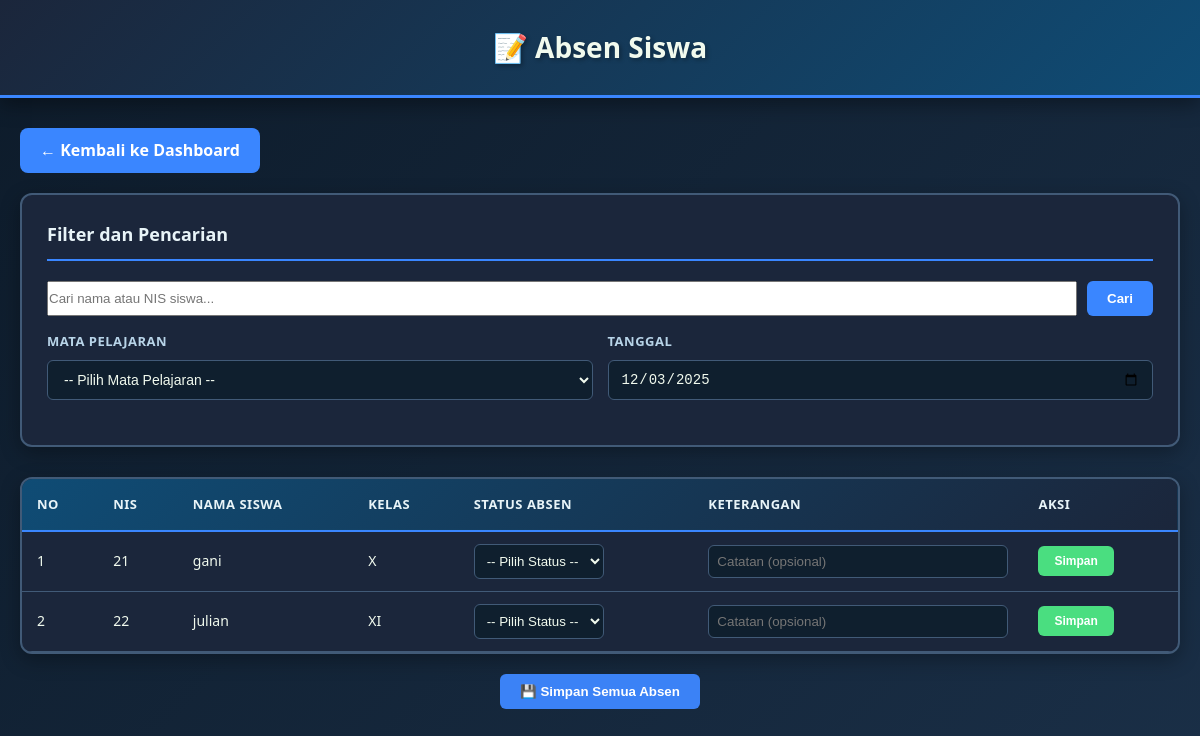
Screenshot of /guru/absen/ (signed in) with the database file from the repository.
### siswa/models.py (models this page shows, shortened)
class Siswa(models.Model):
    nis = models.CharField(max_length=10, primary_key=True)
    nisn = models.CharField(max_length=10, unique=True, null=True, blank=True)
    nama = models.CharField(max_length=100)
    kelas = models.CharField(max_length=20, blank=True)
    kelas_obj = models.ForeignKey('admin_app.Kelas', on_delete=models.SET_NULL, null=True, blank=True, related_name='siswa')
    jurusan = models.CharField(max_length=50, blank=True)
    tempat_lahir = models.CharField(max_length=100, blank=True)
    tanggal_lahir = models.DateField(null=True, blank=True)
    alamat = models.TextField(blank=True)
    telepon = models.CharField(max_length=15, blank=True)
    nama_orang_tua = models.CharField(max_length=100, blank=True)
    created_at = models.DateTimeField(auto_now_add=True)
    class Meta:
        verbose_name_plural = "Siswa"

### guru/views.py (the view, shortened to what this page needs)
# urls.py: path('absen/', views.absen_siswa, name='absen_siswa'),
@login_required
def absen_siswa(request):
    pegawai = get_guru_from_user(request.user)
    jadwal_list = []
    kelas_list = []
    mapel_list = []
    hari_list = []
    siswa_list = []
    if pegawai:
        jadwal_list = Jadwal.objects.filter(pegawai=pegawai)
        kelas_list = list(set(Siswa.objects.values_list('kelas', flat=True)))
        mapel_list = list(set(jadwal_list.values_list('mata_pelajaran', flat=True)))
        hari_list = list(set(jadwal_list.values_list('hari', flat=True)))
    selected_jadwal = request.GET.get('jadwal')
    selected_kelas = request.GET.get('kelas', '')  # Ambil filter kelas
    search_siswa = request.GET.get('search', '').strip()
    siswa_list = Siswa.objects.all()
    if selected_kelas:
        siswa_list = siswa_list.filter(kelas=selected_kelas)
    if search_siswa:
        siswa_list = siswa_list.filter(
            Q(nama__icontains=search_siswa) | Q(nis__icontains=search_siswa)
        )
    context = {
        'jadwal_list': jadwal_list,
        'kelas_list': sorted(kelas_list), # Gunakan daftar kelas lengkap untuk dropdown
        'mapel_list': sorted(mapel_list),
        'hari_list': sorted(hari_list),
        'siswa_list': siswa_list[:20],  # Limit awal
        'pegawai': pegawai,
        'selected_kelas': selected_kelas, # Kirim filter aktif ke template
        'selected_jadwal': selected_jadwal,
        'search_siswa': search_siswa,
    }
    return render(request, 'guru/absen.html', context)

### guru/views.py (called while the page is built)
def get_guru_from_user(user):
    try:
        return user.pegawai
    except Pegawai.DoesNotExist:
        return None

### guru/templates/guru/absen.html (shortened to what this page needs)
<!DOCTYPE html>
<html lang="id">
<head>
</head>
<body>
    <div class="header">
        <h1>📝 Absen Siswa</h1>
    </div>
    <div class="container">
        <a href="{% url 'guru_dashboard' %}" class="back-btn">← Kembali ke Dashboard</a>
        <div class="filter-section">
            <h2>Filter dan Pencarian</h2>
            <div class="search-box">
                <input
                    type="text"
                    id="searchInput"
                    placeholder="Cari nama atau NIS siswa..."
                    value="{{ search_siswa }}"
                />
                <button class="btn-search" onclick="searchSiswa()">Cari</button>
            </div>
            <div class="filter-grid">
                <div class="filter-group">
                    <label for="jadwalSelect">Mata Pelajaran</label>
                    <select id="jadwalSelect" onchange="filterBySiswa()">
                        <option value="">-- Pilih Mata Pelajaran --</option>
                    </select>
                </div>
                <div class="filter-group">
                    <label for="tanggalInput">Tanggal</label>
                    <input
                        type="date"
                        id="tanggalInput"
                        value="{% now 'Y-m-d' %}"
                    />
                </div>
            </div>
        </div>
        <div class="siswa-table">
            {% if siswa_list %}
            <table>
                <thead>
                    <tr>
                        <th>No</th>
                        <th>NIS</th>
                        <th>Nama Siswa</th>
                        <th>Kelas</th>
                        <th>Status Absen</th>
                        <th>Keterangan</th>
                        <th>Aksi</th>
                    </tr>
                </thead>
                <tbody id="siswaTableBody">
                    {% for siswa in siswa_list %}
                    <tr class="siswa-row" data-siswa-id="{{ siswa.nis }}" data-kelas="{{ siswa.kelas }}">
                        <td>{{ forloop.counter }}</td>
                        <td>{{ siswa.nis }}</td>
                        <td>{{ siswa.nama }}</td>
                        <td>{{ siswa.kelas }}</td>
                        <td>
                            <select class="status-select" data-siswa-id="{{ siswa.nis }}">
                                <option value="">-- Pilih Status --</option>
                            </select>
                        </td>
                        <td>
                            <input
                                type="text"
                                class="keterangan-input"
                                data-siswa-id="{{ siswa.nis }}"
                                placeholder="Catatan (opsional)"
                                style="width: 100%; padding: 8px; background: #0f1f2e; border: 1px solid #415a77; border-radius: 6px; color: #f1faee;"
                            />
                        </td>
                        <td>
                            <button
                                class="btn-save"
                                onclick="saveAbsen('{{ siswa.nis }}', this)"
                            >
                                Simpan
                            </button>
                        </td>
                    </tr>
                    {% endfor %}
                </tbody>
            </table>
            {% else %}
            <div class="no-data">
                <p>Tidak ada siswa yang ditemukan. Coba sesuaikan filter pencarian Anda.</p>
            </div>
            {% endif %}
        </div>
        <div class="button-group">
            <button class="btn-search" onclick="saveAllAbsen()" style="background: #3b82f6;">
                💾 Simpan Semua Absen
            </button>
        </div>
    </div>
</body>
</html>

### guru/templates/guru/absen.html (style rules this page uses)
* { margin: 0; padding: 0; box-sizing: border-box; }
body { font-family: 'Segoe UI', 'Open Sans', sans-serif; background: linear-gradient(135deg, #0d1b2a 0%, #1a2f47 100%); color: #f1faee; line-height: 1.6; min-height: 100vh; }
.header { background: linear-gradient(135deg, #1b263b 0%, #0f4c75 100%); padding: 25px; text-align: center; box-shadow: 0 6px 20px rgba(0, 0, 0, 0.4); border-bottom: 3px solid #3a86ff; }
.header h1 { font-size: 28px; font-weight: 700; text-shadow: 2px 2px 4px rgba(0, 0, 0, 0.3); }
.container { max-width: 1200px; margin: 30px auto; padding: 0 20px; }
.back-btn { display: inline-block; margin-bottom: 20px; padding: 10px 20px; background: #3a86ff; color: white; text-decoration: none; border-radius: 8px; transition: all 0.3s ease; font-weight: 600; }
.filter-section { background: #1b263b; border: 2px solid #415a77; border-radius: 12px; padding: 25px; margin-bottom: 30px; box-shadow: 0 6px 20px rgba(0, 0, 0, 0.3); }
.filter-section h2 { margin-bottom: 20px; font-size: 18px; color: #e8f4f8; border-bottom: 2px solid #3a86ff; padding-bottom: 10px; }
.filter-grid { display: grid; grid-template-columns: repeat(auto-fit, minmax(200px, 1fr)); gap: 15px; margin-bottom: 20px; }
.filter-group { display: flex; flex-direction: column; }
.filter-group label { font-size: 13px; color: #b8d4e8; margin-bottom: 8px; font-weight: 600; text-transform: uppercase; letter-spacing: 0.5px; }
.filter-group select, .filter-group input { padding: 10px 12px; background: #0f1f2e; border: 1px solid #415a77; border-radius: 6px; color: #f1faee; font-size: 14px; transition: all 0.3s ease; }
.search-box { display: flex; gap: 10px; margin-bottom: 15px; }
.search-box input { flex: 1; }
.btn-search { padding: 10px 20px; background: #3a86ff; border: none; border-radius: 6px; color: white; cursor: pointer; font-weight: 600; transition: all 0.3s ease; }
.siswa-table { background: #1b263b; border: 2px solid #415a77; border-radius: 12px; overflow: hidden; box-shadow: 0 6px 20px rgba(0, 0, 0, 0.3); }
table { width: 100%; border-collapse: collapse; }
thead { background: linear-gradient(135deg, #0f4c75 0%, #1b263b 100%); border-bottom: 2px solid #3a86ff; }
thead th { padding: 15px; text-align: left; font-weight: 600; color: #e8f4f8; font-size: 13px; text-transform: uppercase; letter-spacing: 0.5px; }
tbody tr { border-bottom: 1px solid #415a77; transition: all 0.3s ease; }
tbody td { padding: 12px 15px; color: #f1faee; font-size: 14px; }
.status-select { padding: 8px; background: #0f1f2e; border: 1px solid #415a77; border-radius: 6px; color: #f1faee; cursor: pointer; transition: all 0.3s ease; }
.btn-save { padding: 8px 16px; background: #4ade80; border: none; border-radius: 6px; color: white; cursor: pointer; font-weight: 600; font-size: 12px; transition: all 0.3s ease; }
.button-group { display: flex; gap: 10px; justify-content: center; margin-top: 20px; }

### rows the page displays
Siswa: nis "21", nama "gani", kelas "X"
Siswa: nis "22", nama "julian", kelas "XI"
